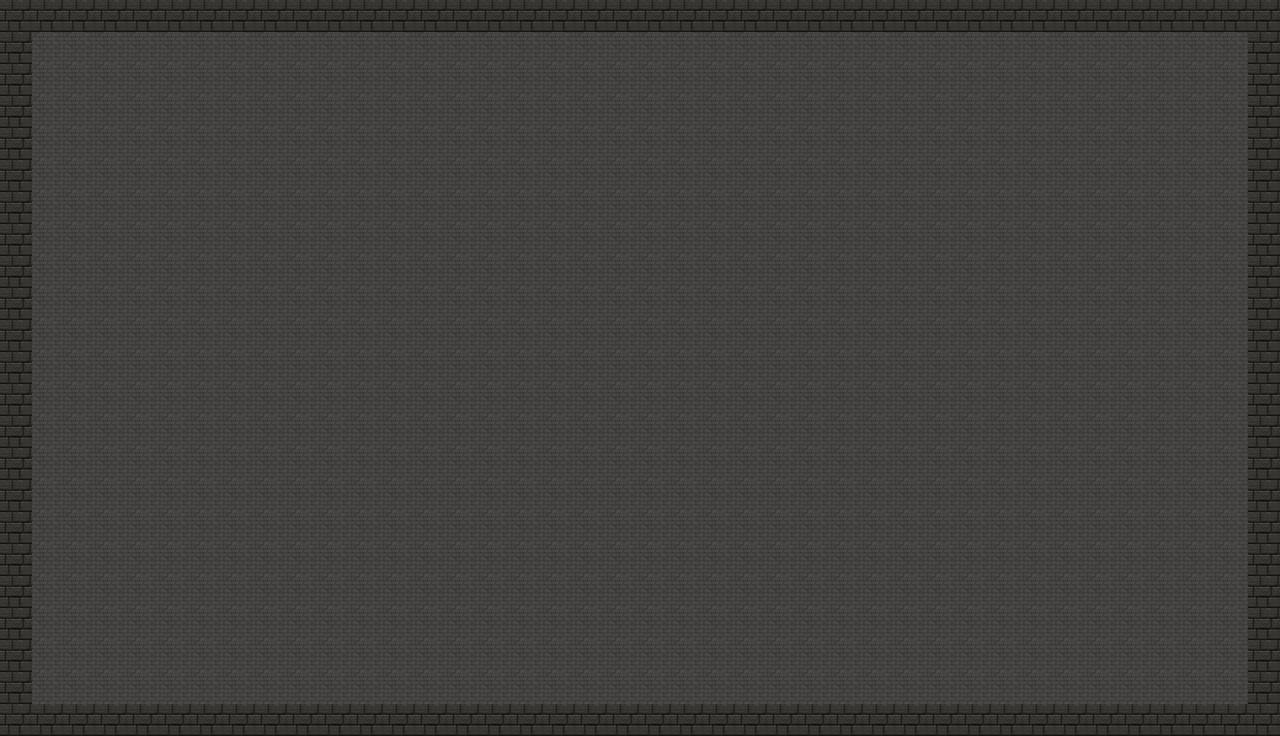

A level layout from a 2D game, rendered from its tile map. Below: a short description, then the map file with tile-grid data replaced by summaries:
An orthogonal 40x23 tile map with 32x32 px tiles, 3 tile layers (Sol, Block, Fog).

<map version="1.0" orientation="orthogonal" renderorder="right-down" width="40" height="23" tilewidth="32" tileheight="32" nextobjectid="1">
 <properties>
  <property name="musique" value="" />
 </properties>
 <tileset firstgid="1" name="tileset" tilewidth="32" tileheight="32">
  <image source="tileset.png" width="320" height="96" />
 </tileset>
 <layer name="Sol" width="40" height="23">
  <data>[920 cells, 920 non-empty, 2 distinct tile ids]</data>
 </layer>
 <layer name="Block" width="40" height="23">
  <data>[920 cells, 920 non-empty, 3 distinct tile ids]</data>
 </layer>
 <layer name="Fog" width="40" height="23" opacity="0.67">
  <data>[920 cells, 920 non-empty, 1 distinct tile ids]</data>
 </layer>
</map>
